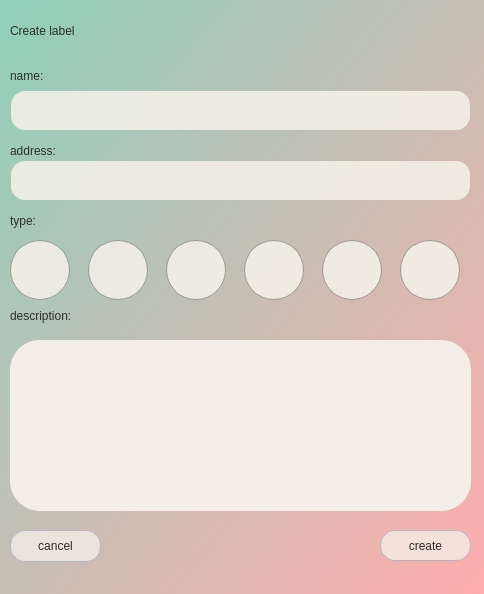
<?xml version="1.0" encoding="UTF-8"?>
<ui version="4.0">
 <class>CreaterLabel</class>
 <widget class="QDialog" name="CreaterLabel">
  <property name="geometry">
   <rect>
    <x>0</x>
    <y>0</y>
    <width>484</width>
    <height>594</height>
   </rect>
  </property>
  <property name="windowTitle">
   <string>Dialog</string>
  </property>
  <property name="styleSheet">
   <string notr="true">background: qlineargradient(spread:pad, x1:0, y1:0, x2:1, y2:1, stop:0 rgba(142, 208, 186, 255), stop:1 rgba(255, 173, 173, 255))</string>
  </property>
  <widget class="QLabel" name="label">
   <property name="geometry">
    <rect>
     <x>10</x>
     <y>50</y>
     <width>191</width>
     <height>51</height>
    </rect>
   </property>
   <property name="styleSheet">
    <string notr="true">background:transparent;
font: 14pt &quot;Avenir next&quot;;
color:rgb(47, 46, 44);
font: 16pt &quot;Avenir next&quot;;</string>
   </property>
   <property name="text">
    <string>name:</string>
   </property>
  </widget>
  <widget class="QLabel" name="label_2">
   <property name="geometry">
    <rect>
     <x>10</x>
     <y>300</y>
     <width>111</width>
     <height>31</height>
    </rect>
   </property>
   <property name="styleSheet">
    <string notr="true">background:transparent;
font: 14pt &quot;Avenir next&quot;;
color:rgb(47, 46, 44);
font: 17pt &quot;Avenir next&quot;;</string>
   </property>
   <property name="text">
    <string>description:</string>
   </property>
  </widget>
  <widget class="QLineEdit" name="name">
   <property name="geometry">
    <rect>
     <x>10</x>
     <y>90</y>
     <width>461</width>
     <height>41</height>
    </rect>
   </property>
   <property name="styleSheet">
    <string notr="true">border: 2px solid  #3c3a3a; 
color: #3c3a3a;
font: 16pt &quot;Avenir next&quot;;
border-radius: 15px;
padding: 0 8px;
background: rgba(243, 239, 230,230);
border-color:transparent;
</string>
   </property>
   <property name="maxLength">
    <number>24</number>
   </property>
  </widget>
  <widget class="QLabel" name="label_3">
   <property name="geometry">
    <rect>
     <x>10</x>
     <y>140</y>
     <width>81</width>
     <height>21</height>
    </rect>
   </property>
   <property name="styleSheet">
    <string notr="true">background:transparent;
font: 14pt &quot;Avenir next&quot;;
color:rgb(47, 46, 44);
font: 16pt &quot;Avenir next&quot;;</string>
   </property>
   <property name="text">
    <string>address:</string>
   </property>
  </widget>
  <widget class="QLineEdit" name="address">
   <property name="geometry">
    <rect>
     <x>10</x>
     <y>160</y>
     <width>461</width>
     <height>41</height>
    </rect>
   </property>
   <property name="styleSheet">
    <string notr="true">border: 2px solid  #3c3a3a; 
color: #3c3a3a;
font: 16pt &quot;Avenir next&quot;;
border-radius: 15px;
padding: 0 8px;
background: rgba(243, 239, 230,230);
border-color:transparent;
</string>
   </property>
   <property name="maxLength">
    <number>32</number>
   </property>
  </widget>
  <widget class="QLabel" name="label_4">
   <property name="geometry">
    <rect>
     <x>10</x>
     <y>210</y>
     <width>161</width>
     <height>21</height>
    </rect>
   </property>
   <property name="styleSheet">
    <string notr="true">background:transparent;
font: 14pt &quot;Avenir next&quot;;
color:rgb(47, 46, 44);
font: 17pt &quot;Avenir next&quot;;</string>
   </property>
   <property name="text">
    <string>type:</string>
   </property>
  </widget>
  <widget class="QPushButton" name="pushButton">
   <property name="geometry">
    <rect>
     <x>380</x>
     <y>530</y>
     <width>91</width>
     <height>31</height>
    </rect>
   </property>
   <property name="styleSheet">
    <string notr="true">color:rgb(42, 44, 42);
border: 1px solid rgb(85, 87, 83);
border-radius: 15px;
background:rgba(243,239,230, 200);
border: 1px solid gray;
font: 100 19pt &quot;Avenir next&quot;;
border-color:rgb(183, 180, 200);
</string>
   </property>
   <property name="text">
    <string>create</string>
   </property>
  </widget>
  <widget class="QLabel" name="label_5">
   <property name="geometry">
    <rect>
     <x>10</x>
     <y>10</y>
     <width>251</width>
     <height>41</height>
    </rect>
   </property>
   <property name="styleSheet">
    <string notr="true">background:transparent;
font: 14pt &quot;Avenir next&quot;;
color:rgb(47, 46, 44);
font: 120 30pt &quot;Avenir next&quot;;</string>
   </property>
   <property name="text">
    <string>Create label</string>
   </property>
  </widget>
  <widget class="QPushButton" name="pushButton_2">
   <property name="geometry">
    <rect>
     <x>10</x>
     <y>530</y>
     <width>91</width>
     <height>32</height>
    </rect>
   </property>
   <property name="styleSheet">
    <string notr="true">color:rgb(42, 44, 42);
border: 1px solid rgb(85, 87, 83);
border-radius: 15px;
background:rgba(243,239,230, 200);
border: 1px solid gray;
font: 100 19pt &quot;Avenir next&quot;;
border-color:rgb(183, 180, 200);
</string>
   </property>
   <property name="text">
    <string>cancel</string>
   </property>
  </widget>
  <widget class="QTextEdit" name="description">
   <property name="geometry">
    <rect>
     <x>10</x>
     <y>340</y>
     <width>461</width>
     <height>171</height>
    </rect>
   </property>
   <property name="styleSheet">
    <string notr="true">border: 2px solid  #3c3a3a; 
color: #3c3a3a;
font: 16pt &quot;Avenir next&quot;;
border-radius: 30px;
padding: 0 8px;
background: rgba(243, 239, 230);
border-color:rgba(243, 239, 230);</string>
   </property>
  </widget>
  <widget class="QPushButton" name="cafee">
   <property name="geometry">
    <rect>
     <x>10</x>
     <y>240</y>
     <width>60</width>
     <height>60</height>
    </rect>
   </property>
   <property name="styleSheet">
    <string notr="true">border: 1px solid rgb(136, 138, 133, 200);
background: rgba(243, 239, 230,230);
border-radius:30px;</string>
   </property>
   <property name="text">
    <string/>
   </property>
   <property name="iconSize">
    <size>
     <width>35</width>
     <height>35</height>
    </size>
   </property>
  </widget>
  <widget class="QPushButton" name="hotels">
   <property name="geometry">
    <rect>
     <x>88</x>
     <y>240</y>
     <width>60</width>
     <height>60</height>
    </rect>
   </property>
   <property name="styleSheet">
    <string notr="true">border: 1px solid rgb(136, 138, 133, 200);
background: rgba(243, 239, 230,230);
border-radius:30px;
</string>
   </property>
   <property name="text">
    <string/>
   </property>
   <property name="iconSize">
    <size>
     <width>35</width>
     <height>35</height>
    </size>
   </property>
  </widget>
  <widget class="QPushButton" name="night_club">
   <property name="geometry">
    <rect>
     <x>166</x>
     <y>240</y>
     <width>60</width>
     <height>60</height>
    </rect>
   </property>
   <property name="styleSheet">
    <string notr="true">border: 1px solid rgb(136, 138, 133, 200);
background: rgba(243, 239, 230,230);
border-radius:30px;</string>
   </property>
   <property name="text">
    <string/>
   </property>
   <property name="iconSize">
    <size>
     <width>35</width>
     <height>35</height>
    </size>
   </property>
  </widget>
  <widget class="QPushButton" name="cinema">
   <property name="geometry">
    <rect>
     <x>244</x>
     <y>240</y>
     <width>60</width>
     <height>60</height>
    </rect>
   </property>
   <property name="styleSheet">
    <string notr="true">border: 1px solid rgb(136, 138, 133, 200);
background: rgba(243, 239, 230,230);
border-radius:30px;</string>
   </property>
   <property name="text">
    <string notr="true"/>
   </property>
   <property name="iconSize">
    <size>
     <width>35</width>
     <height>35</height>
    </size>
   </property>
  </widget>
  <widget class="QPushButton" name="entertainment">
   <property name="geometry">
    <rect>
     <x>322</x>
     <y>240</y>
     <width>60</width>
     <height>60</height>
    </rect>
   </property>
   <property name="styleSheet">
    <string notr="true">border: 1px solid rgb(136, 138, 133, 200);
background: rgba(243, 239, 230,230);
border-radius:30px;</string>
   </property>
   <property name="text">
    <string/>
   </property>
   <property name="iconSize">
    <size>
     <width>35</width>
     <height>35</height>
    </size>
   </property>
  </widget>
  <widget class="QPushButton" name="different">
   <property name="geometry">
    <rect>
     <x>400</x>
     <y>240</y>
     <width>60</width>
     <height>60</height>
    </rect>
   </property>
   <property name="styleSheet">
    <string notr="true">border: 1px solid rgb(136, 138, 133, 200);
background: rgba(243, 239, 230,230);
border-radius:30px;</string>
   </property>
   <property name="text">
    <string/>
   </property>
   <property name="iconSize">
    <size>
     <width>35</width>
     <height>35</height>
    </size>
   </property>
  </widget>
 </widget>
 <resources/>
 <connections/>
</ui>
